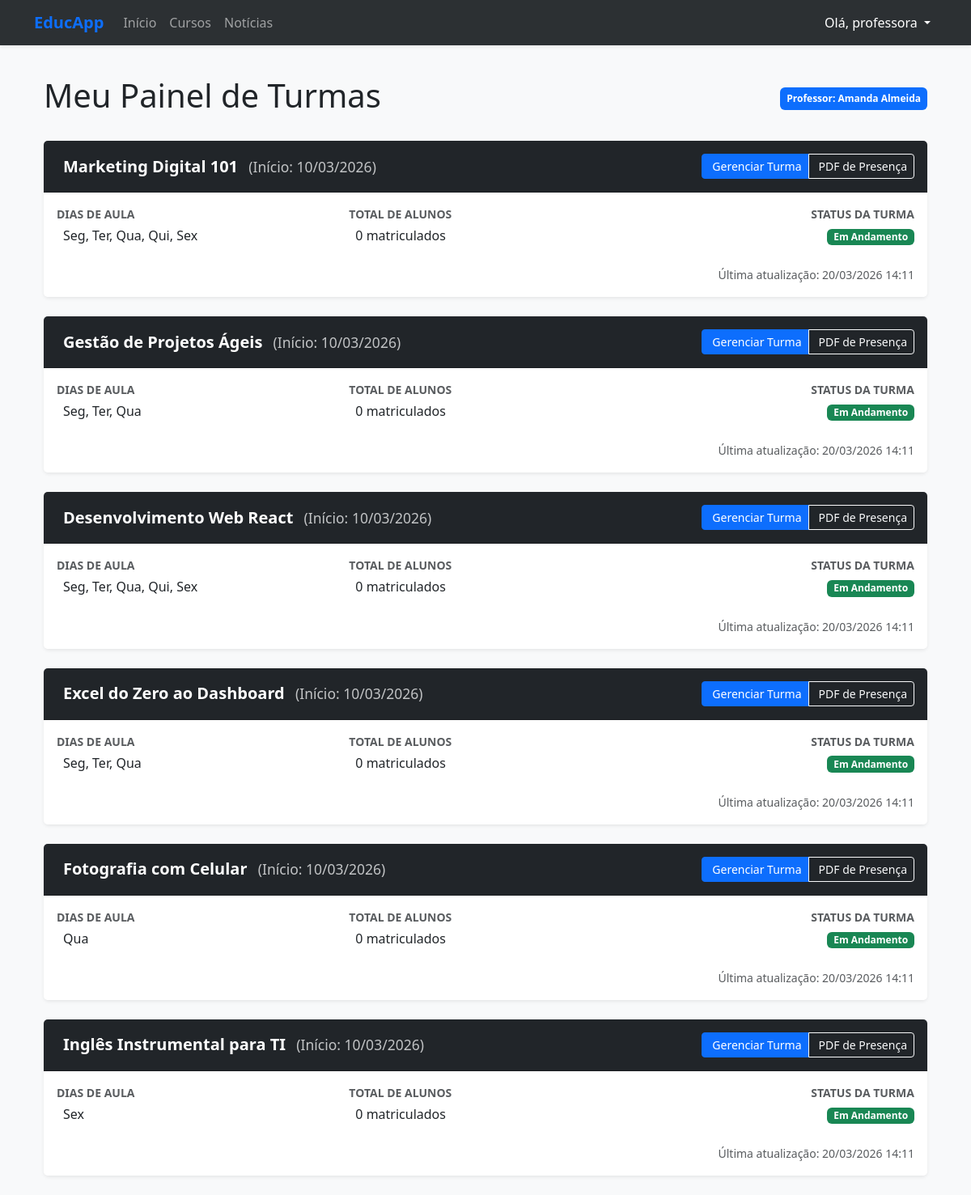
Screenshot of /professor/painel/ (signed in) with the database file from the repository.
### homeapp/models.py (models this page shows, shortened)
class Turma(models.Model):
    curso = models.ForeignKey(Curso, on_delete=models.CASCADE, related_name='turmas')
    professor = models.ForeignKey(Perfil, on_delete=models.SET_NULL, null=True, limit_choices_to={'is_professor': True})
    dias_aula = models.CharField(max_length=100, help_text="Ex: Seg, Qua, Sex")
    data_inicio = models.DateField()
    data_final = models.DateField()

class Curso(models.Model):
    STATUS_CHOICES = [
        ('R', 'Rascunho'),
        ('P', 'Publicado'),
        ('E', 'Encerrado'),
    ]
    nome = models.CharField(max_length=200)
    categoria = models.CharField(max_length=100)
    carga_horaria = models.PositiveIntegerField(help_text="Carga horária em horas")
    descricao = models.TextField()
    data_lancamento = models.DateTimeField(auto_now_add=True)
    status = models.CharField(max_length=1, choices=STATUS_CHOICES, default='R')

### homeapp/views.py (the view)
# urls.py: path('professor/painel/', views.painel_professor, name='painel_professor'),
@login_required
def painel_professor(request):
    if not request.user.perfil.is_professor:
        messages.error(request, "Acesso restrito a professores.")
        return redirect('home')
    turmas = Turma.objects.filter(professor=request.user.perfil)
    return render(request, 'homeapp/painel_professor.html', {'turmas': turmas})

### homeapp/templates/homeapp/painel_professor.html (shortened to what this page needs)
{% extends 'homeapp/base.html' %}
{% block content %}
<div class="container mt-4">
    <div class="d-flex justify-content-between align-items-center mb-4">
        <h2 class="display-6">Meu Painel de Turmas</h2>
        <span class="badge bg-primary p-2">Professor: {{ user.get_full_name|default:user.username }}</span>
    </div>
    {% if turmas %}
        <div class="row">
            {% for turma in turmas %}
                <div class="col-12 mb-4">
                    <div class="card shadow-sm border-0">
                        <div class="card-header bg-dark text-white d-flex justify-content-between align-items-center py-3">
                            <h5 class="mb-0">
                                <strong>{{ turma.curso.nome }}</strong>
                                <small class="ms-2 text-light opacity-75">(Início: {{ turma.data_inicio|date:"d/m/Y" }})</small>
                            </h5>
                            <div class="btn-group">
                                <a href="{% url 'detalhe_turma_professor' turma.id %}" class="btn btn-sm btn-primary">
                                     Gerenciar Turma
                                </a>
                                <a href="{% url 'gerar_pdf_presenca' turma.id %}" class="btn btn-sm btn-outline-light">
                                     PDF de Presença
                                </a>
                            </div>
                        </div>
                        <div class="card-body">
                            <div class="row align-items-center">
                                <div class="col-md-4">
                                    <p class="mb-1 text-muted small text-uppercase fw-bold">Dias de Aula</p>
                                    <p class="mb-0">{{ turma.dias_aula }}</p>
                                </div>
                                <div class="col-md-4">
                                    <p class="mb-1 text-muted small text-uppercase fw-bold">Total de Alunos</p>
                                    <p class="mb-0">{{ turma.matriculas.count }} matriculados</p>
                                </div>
                                <div class="col-md-4 text-md-end">
                                    <p class="mb-1 text-muted small text-uppercase fw-bold">Status da Turma</p>
                                    <span class="badge bg-success">Em Andamento</span>
                                </div>
                            </div>
                        </div>
                        <div class="card-footer bg-white text-end border-top-0 pb-3">
                            <small class="text-muted italic">Última atualização: {% now "d/m/Y H:i" %}</small>
                        </div>
                    </div>
                </div>
            {% endfor %}
        </div>
    {% endif %}
</div>
{% endblock %}

### homeapp/templates/homeapp/base.html (shortened to what this page needs)
<!DOCTYPE html>
<html lang="pt-br">
<head>
    <link href="https://cdn.jsdelivr.net/npm/bootstrap@5.3.0/dist/css/bootstrap.min.css" rel="stylesheet">
</head>
<body>
    <nav class="navbar navbar-expand-lg navbar-dark bg-dark fixed-top shadow-sm">
        <div class="container">
            <a class="navbar-brand" href="{% url 'home' %}">EducApp</a>
            <div class="collapse navbar-collapse" id="navbarNav">
                <ul class="navbar-nav me-auto">
                    <li class="nav-item"><a class="nav-link" href="{% url 'home' %}">Início</a></li>
                    <li class="nav-item"><a class="nav-link" href="{% url 'cursos' %}">Cursos</a></li>
                    <li class="nav-item"><a class="nav-link" href="{% url 'noticias' %}">Notícias</a></li>
                </ul>
                <ul class="navbar-nav">
                    {% if user.is_authenticated %}
                        <li class="nav-item dropdown">
                            <a class="nav-link dropdown-toggle text-white" href="#" id="userDropdown" role="button" data-bs-toggle="dropdown">
                                Olá, {{ user.username }}
                            </a>
                        </li>
                    {% else %}
                        <li class="nav-item"><a class="nav-link" href="{% url 'entrar' %}">Entrar</a></li>
                        <li class="nav-item"><a class="btn btn-primary btn-sm ms-lg-2 mt-1" href="{% url 'cadastro_usuario' %}">Cadastrar</a></li>
                    {% endif %}
                </ul>
            </div>
        </div>
    </nav>
    <div class="container">
        {% block content %}{% endblock %}
    </div>
</body>
</html>

### homeapp/templates/homeapp/base.html (style rules this page uses)
body { background-color: #f8f9fa; padding-top: 70px; }
.navbar-brand { font-weight: bold; color: #0d6efd !important; }
.card { border: none; box-shadow: 0 0.125rem 0.25rem rgba(0, 0, 0, 0.075); transition: transform 0.2s; }
.navbar { backdrop-filter: blur(10px); background-color: rgba(33, 37, 41, 0.95) !important; }

### rows the page displays
Turma: curso.nome "Marketing Digital 101", data_inicio "10/03/2026", dias_aula "Seg, Ter, Qua, Qui, Sex", matriculas.count "0", now "20/03/2026 14:11"
Turma: curso.nome "Gestão de Projetos Ágeis", data_inicio "10/03/2026", dias_aula "Seg, Ter, Qua", matriculas.count "0", now "20/03/2026 14:11"
Turma: curso.nome "Desenvolvimento Web React", data_inicio "10/03/2026", dias_aula "Seg, Ter, Qua, Qui, Sex", matriculas.count "0", now "20/03/2026 14:11"
Turma: curso.nome "Excel do Zero ao Dashboard", data_inicio "10/03/2026", dias_aula "Seg, Ter, Qua", matriculas.count "0", now "20/03/2026 14:11"
Turma: curso.nome "Fotografia com Celular", data_inicio "10/03/2026", dias_aula "Qua", matriculas.count "0", now "20/03/2026 14:11"
Turma: curso.nome "Inglês Instrumental para TI", data_inicio "10/03/2026", dias_aula "Sex", matriculas.count "0", now "20/03/2026 14:11"

### other values shown
{{ user.username }} "professora"
{{ user.get_full_name|default:user.username }} "Amanda Almeida"
